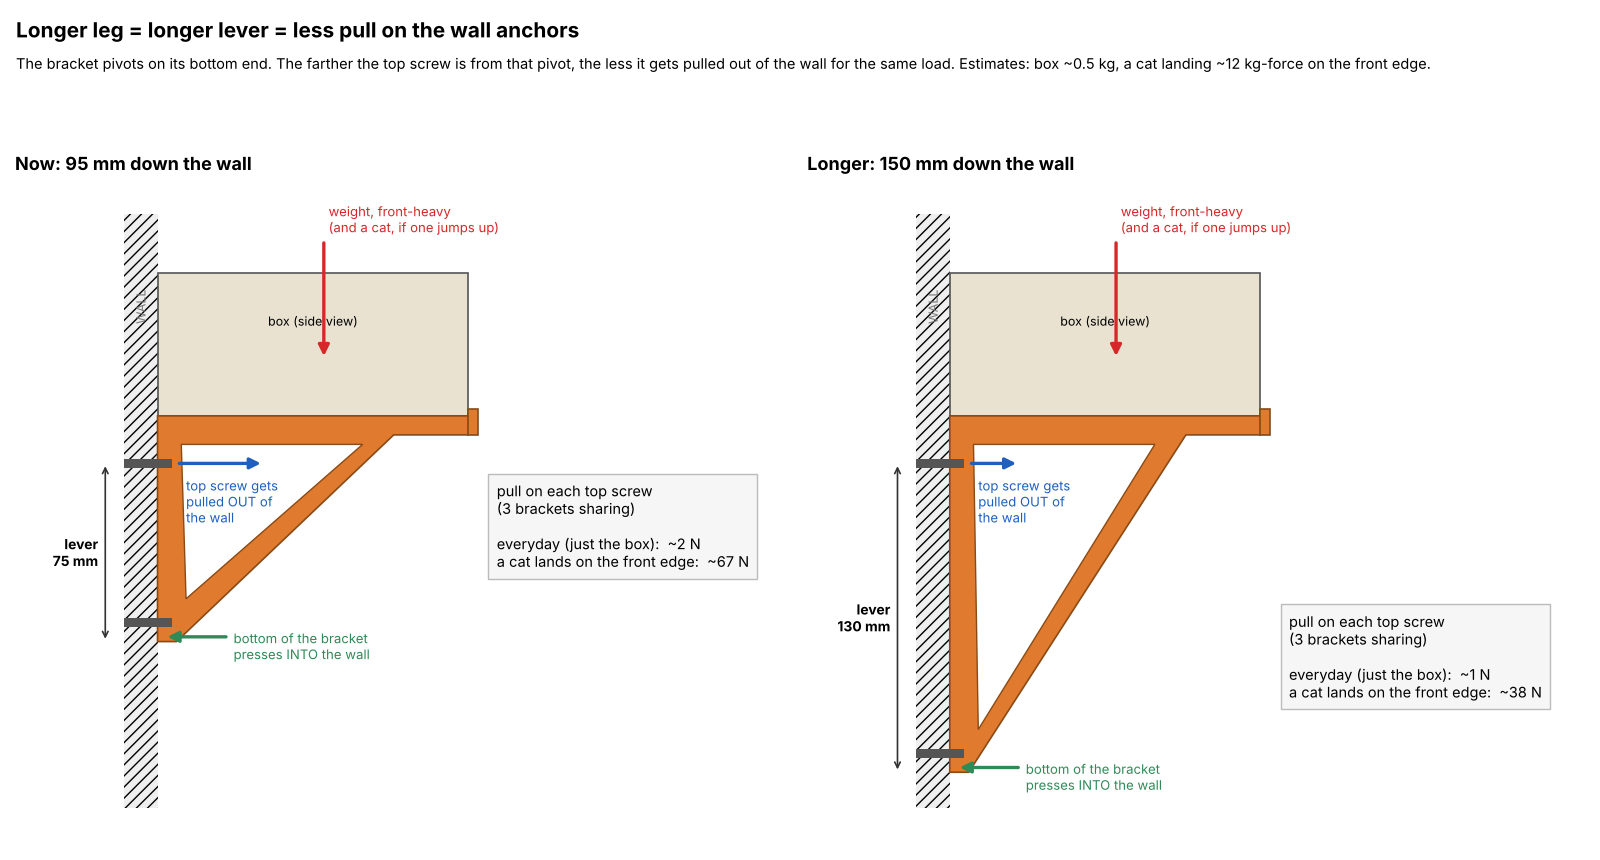

Write the Python code that produced this figure.
import sys
sys.path.insert(0, "enclosure")
import numpy as np, matplotlib
matplotlib.use("Agg")
import matplotlib.pyplot as plt
from matplotlib.patches import Rectangle, Polygon, FancyArrowPatch
import enclosure as e

D, H = e.OUT_Y, e.OUT_Z
BR = "#e07a2f"; BODY = "#e9e2d0"; RED = "#d62828"; BLUE = "#1f5fbf"; GREEN = "#2e8b57"
lab = dict(fontsize=9.5, bbox=dict(fc="white", ec="none", alpha=0.9, pad=1.5), zorder=20)

# rough loads (estimates): box ~0.5 kg -> 5 N with its centre of mass ~70 mm out;
# a cat landing on the front edge ~120 N at ~125 mm out. Shared by 3 brackets.
N_BR = 3
cases = {"everyday (just the box)": (5.0, 0.070), "a cat lands on the front edge": (120.0, 0.125)}
TOP_SCREW = 20.0   # mm below the box

def pull(leg, load, d):
    lever = (leg - TOP_SCREW) / 1000.0
    return load * d / N_BR / lever

fig, axs = plt.subplots(1, 2, figsize=(16, 8.6))
for ax, leg, name in zip(axs, (95.0, 150.0), ("Now: 95 mm down the wall", "Longer: 150 mm down the wall")):
    ax.set_title(name, fontsize=13, fontweight="bold", loc="left")
    ax.add_patch(Rectangle((-14, -165), 14, H + 190, fc="#efefef", ec="none", hatch="///", zorder=0))
    ax.text(-7, 40, "WALL", rotation=90, ha="center", fontsize=9, color="#777")
    ax.add_patch(Rectangle((0, 0), D, H, fc=BODY, ec="#555", lw=1.2, zorder=2))
    ax.text(D / 2, H / 2 + 8, "box (side view)", ha="center", fontsize=9, zorder=3)
    prof = [(0, 0), (D, 0), (D, -8), (D * 0.76, -8), (8, -leg), (0, -leg)]
    ax.add_patch(Polygon(prof, fc=BR, ec="#8a4a14", lw=1.2, zorder=3))
    ax.add_patch(Rectangle((D, -8), 4, 8 + e.FLOOR, fc=BR, ec="#8a4a14", lw=1.2, zorder=3))
    ax.add_patch(Polygon([(10, -12), (D * 0.66, -12), (12, -leg + 18)], fc="white", ec="#8a4a14", lw=1, zorder=4))
    # weight
    ax.add_patch(FancyArrowPatch((70, H + 14), (70, H / 2 - 6), arrowstyle="-|>", mutation_scale=16, color=RED, lw=2.4, zorder=9))
    ax.text(72, H + 16, "weight, front-heavy\n(and a cat, if one jumps up)", color=RED, fontsize=9.5, va="bottom")
    # top screw pulled out of the wall
    t = pull(leg, *cases["a cat lands on the front edge"])
    ax.add_patch(Rectangle((-14, -TOP_SCREW - 1.8), 20, 3.6, fc="#555", zorder=6))
    ax.add_patch(FancyArrowPatch((8, -TOP_SCREW), (8 + t * 0.55, -TOP_SCREW), arrowstyle="-|>", mutation_scale=16, color=BLUE, lw=2.4, zorder=9))
    ax.text(12, -TOP_SCREW - 6, "top screw gets\npulled OUT of\nthe wall", color=BLUE, fontsize=9.5, va="top", zorder=20)
    # bottom of the leg pushes into the wall (the pivot)
    ax.add_patch(Rectangle((-14, -leg + 8 - 1.8), 20, 3.6, fc="#555", zorder=6))
    ax.add_patch(FancyArrowPatch((30, -leg + 2), (3, -leg + 2), arrowstyle="-|>", mutation_scale=16, color=GREEN, lw=2.4, zorder=9))
    ax.text(32, -leg - 2, "bottom of the bracket\npresses INTO the wall", color=GREEN, fontsize=9.5, va="center")
    # lever arm
    ax.annotate("", (-22, -TOP_SCREW), (-22, -leg), arrowprops=dict(arrowstyle="<->", color="#333", lw=1.2))
    ax.text(-25, -(TOP_SCREW + leg) / 2, f"lever\n{leg - TOP_SCREW:.0f} mm", ha="right", va="center", fontsize=10, fontweight="bold")
    # numbers
    rows = [f"{k}:  ~{pull(leg, *v):.0f} N" for k, v in cases.items()]
    ax.text(D + 12, -leg + 30, "pull on each top screw\n(3 brackets sharing)\n\n" + "\n".join(rows), fontsize=10.5, va="bottom",
            bbox=dict(fc="#f6f6f6", ec="#bbb", pad=6), zorder=20)
    ax.set_xlim(-60, 235); ax.set_ylim(-165, H + 40); ax.set_aspect("equal"); ax.axis("off")

fig.suptitle("Longer leg = longer lever = less pull on the wall anchors", fontsize=15, fontweight="bold", x=0.01, ha="left")
fig.text(0.01, 0.92, "The bracket pivots on its bottom end. The farther the top screw is from that pivot, the less it gets pulled out of the wall for the same load. "
         "Estimates: box ~0.5 kg, a cat landing ~12 kg-force on the front edge.", fontsize=10.5)
plt.tight_layout(rect=(0, 0, 1, 0.9)); plt.savefig(sys.argv[1] + "/bracket_compare.png", dpi=100, facecolor="white")
for leg in (95, 150):
    print(leg, {k: round(pull(leg, *v), 1) for k, v in cases.items()})
